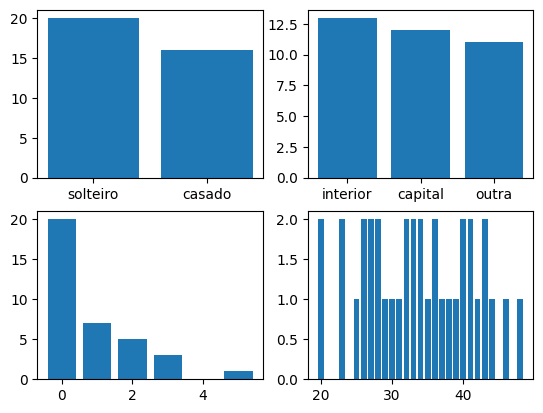

Write the Python code that produced this figure.
# importando os dados
import matplotlib.pyplot as plt
import pandas as pd

dados = pd.read_csv("./B/questao_2.csv")
variaveis = ["Estado_civil", "Regiao_de_procedencia", "N_de_filhos", "idade"]


def prepare_plot(dados, variaveis: list[str]):
    for idx, var in enumerate(variaveis):
        plt.subplot(221 + idx)
        if dados[var].dtype == "object":
            counts = dados[var].str.strip().value_counts()
        elif pd.api.types.is_numeric_dtype(dados[var]):
            counts = dados[var].astype(int).value_counts()
        plt.bar(counts.index, counts.values)


prepare_plot(dados, variaveis)

plt.savefig("questao_2_py.png", dpi=100, bbox_inches="tight", format="png")
